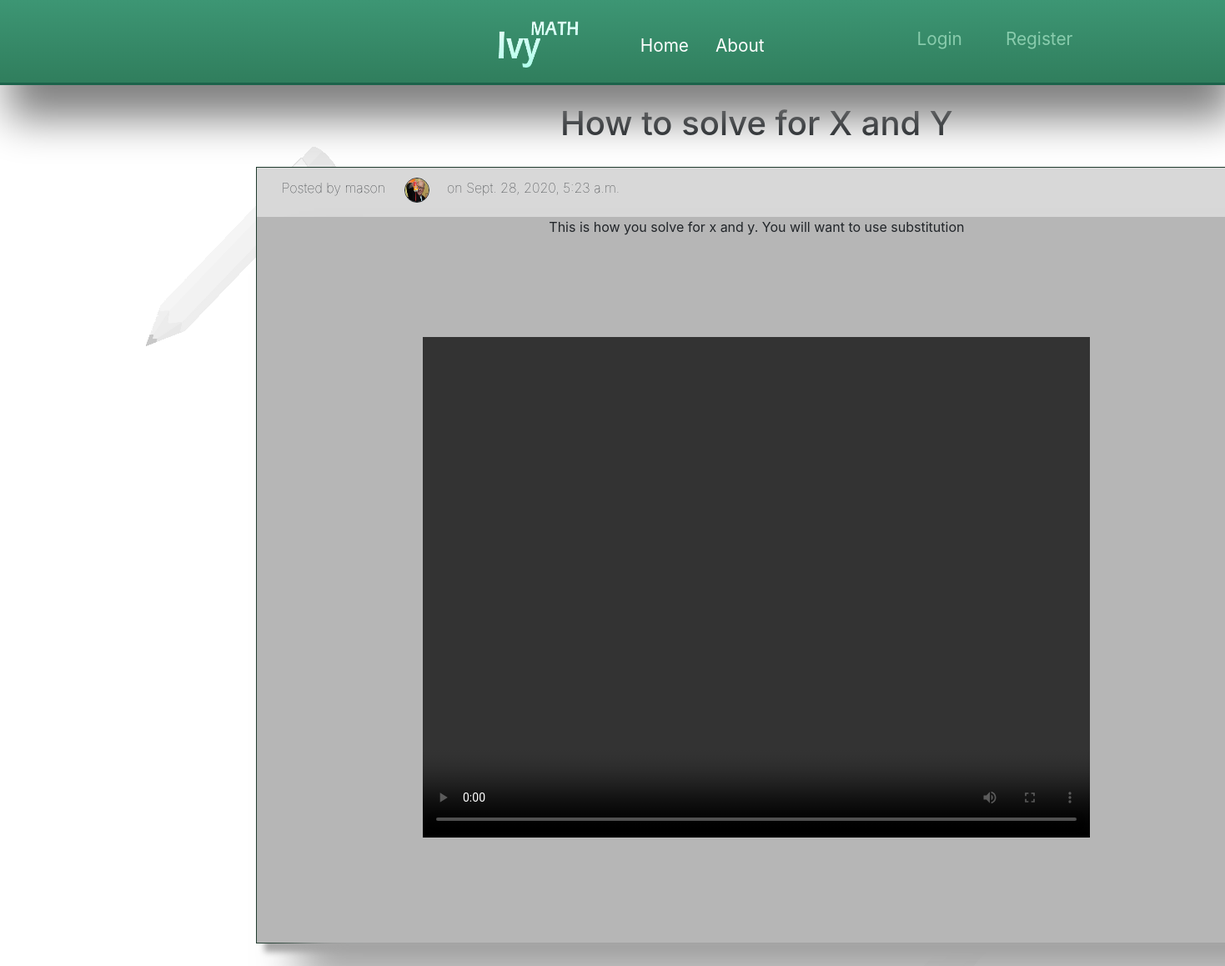
The page /postPrec/1/ on the database its author committed.
### boards/models.py (models this page shows, shortened)
class postPrec(models.Model):
    title = models.CharField(max_length=100)
    content = models.TextField()
    date_posted = models.DateTimeField(default=timezone.now)
    author = models.ForeignKey(User, on_delete=models.CASCADE)
    clip = models.FileField(upload_to='user_videos/',null=True)

### users/models.py (models this page shows, shortened)
class Profile(models.Model):
    user = models.OneToOneField(User, on_delete = models.CASCADE)
    image = models.ImageField(default='default.jpg', upload_to='profile_pics')

### boards/views.py (the view)
# urls.py: path('postPrec/<int:pk>/', PostDetailViewPrec.as_view(),name='post-detail-prec'),
class PostDetailViewPrec(DetailView):
    model = postPrec

### boards/templates/boards/postprec_detail.html
{%extends  "boards/base.html" %}
{% block content %}
<h1>{{ object.title }}</h1>
    <div class="postdetailview">
        <div class="postedby-container">
            <div class="postedby">
                <div class="postedby-text"><p> Posted by {{object.author}}</p></div>
                <div class="postedby-img"><img style="width: 30px; height: 30px; border-radius: 60%; margin-bottom: 4px; border-style: solid; border-width: 1px;" src= " {{object.author.profile.image.url}}"></div>
                <div><p>on {{ object.date_posted }}</p></div>
            </div>
            <div></div>
        </div>
        <div class="postdet-container">
            <div class="postcont">
                <p>{{ object.content }}</p>
            </div>
            <div class="videosection">
                <video width="800" height="600" controls>
                    <source src="{{ object.clip.url }}" type="video/mp4">
                  </video>
            </div>
        </div>
    </div>
    </div>
{% endblock content %}

### boards/static/style.css (style rules this page uses)
body { background-image:url("background.png"); }
.postcont { margin-left: 30px; margin-right: 30px; background-color: rgb(182, 182, 182); }
.postdet-container { background-color: rgb(182, 182, 182); box-shadow: 50px 50px 50px rgb(165, 165, 165); }
.postedby-container { display: grid; grid-template-columns: 60% 40%; margin-top: 5px; }
.postedby { margin-left: 0px; display: grid; grid-template-columns: 24% 2% 40%; font-weight: 2.5; padding: 7px; }
.postedby-text { width: 100%; }
.postedby-img { width: 100%; }
.postdetailview { margin: 0 auto; border-style: solid; border-width: 1px; border-color: rgb(31, 59, 46); width: 1200px; display: grid; background-color: rgb(216, 216, 216); box-shadow: 10px 10px 7px rgb(168, 168, 168); }
.videosection { margin-top: 10%; margin-bottom: 10%; }

### rows shown on the page
postPrec: title "How to solve for X and Y", author "mason", author.profile.image (picture), date_posted "Sept. 28, 2020, 5:23 a.m.", content "This is how you solve for x and y. You will want to use substitution"
